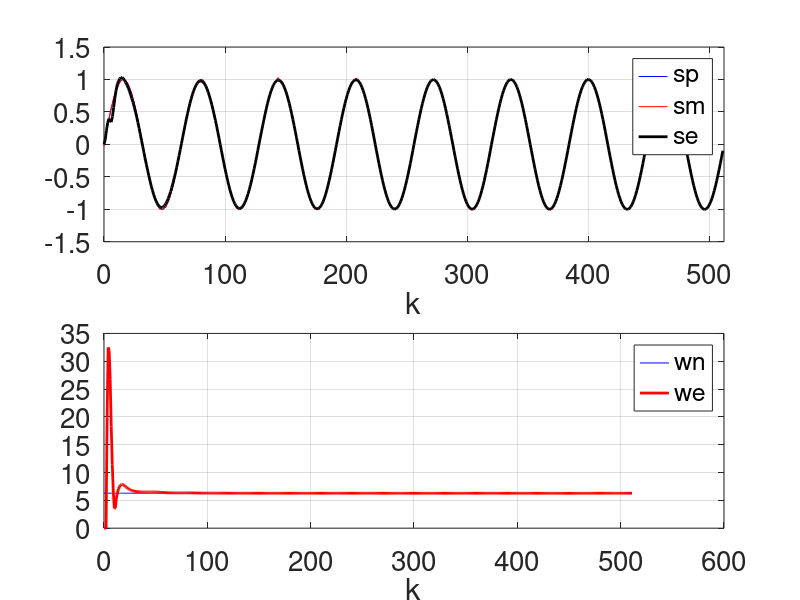

The MATLAB script that drew this image:
clear all
close all
rng(1);
%
an=1;
wn=2*pi;
wa=2^(6)*wn;
h=wn/wa;
%
x1 = 0;
x2 = an*wn;
x3 = -1.25*wn;
x  = [x1;x2;x3];

%
N=2^(9)-1;
ks=zeros(N+1,1);
sm=zeros(N+1,1);
sp=zeros(N+1,1);
se=zeros(N+1,1);
we=zeros(N+1,1);

%
I3=eye(3,3);
P=1e6*I3;
sigv=1e-2;
R=sigv^2;
sigw=1e-2;
%
for i=0:N,
    ks(i+1)=i;
    %
    s=an*sin(h*wn*i);
    sp(i+1)=s;
    
    ym=s+sigv*randn();
    sm(i+1)=ym;
    
    x1=x(1);
    x2=x(2);
    x3=x(3);
    
    ye=x1;
    se(i+1)=ye;
    
    z = x3;
    zp(i+1) = z;
    
    % F
    F=[1,      h,         0
      -z*h,    1,       -x1*h
       0,      0,           1];
    
   % Q
    Q=[0,0,0
       0,0,0
       0,0,sigw^2];
    
 
    %C=[sqrt(x3),0,x1];
    C=[1 0 0];
    %
    P=F*P*F'+Q;
    K=P*C'*inv(C*P*C'+R);
    
    % f(x)
    x1=x1+h*x2;
    x2=x2-h*x3*x1;
    x3=x3+sigw*randn();

    
    x=[x1;x2;x3];
    x=x+K*(ym-ye);
    P=P-K*C*P;
end


figure(1)
subplot(2,1,1)
plot(ks',sp,'b',ks',sm,'r',ks',se,'k','Linewidth',2)
set(gca,'FontSize',20)
xlabel('k')
grid
axis([0 length(ks) -1.5 1.5])
legend('sp','sm','se')
%
subplot(2,1,2)
plot(ks,wn*ones(size(we)),'b',ks',zp.^0.5, 'r','Linewidth',2)
set(gca,'FontSize',20)
xlabel('k')
grid
legend('wn','we')



% %
% figure(1)
% subplot(2,1,1)
% stairs([ks ks ks],[sp sm se])
% set(gca,'FontSize',20)
% set(gca,'defaultLineLineWidth',2)
% xlabel('k')
% grid
% legend('s(k)','y_{m}(k)','y_{e}(k)')
% %
% subplot(2,1,2)
% stairs([ks ],[wn*ones(size(we))])
% set(gca,'FontSize',20)
% set(gca,'defaultLineLineWidth',2)
% xlabel('k')
% grid
% legend('\omega_{n}(k)','\omega_{e}(k)')